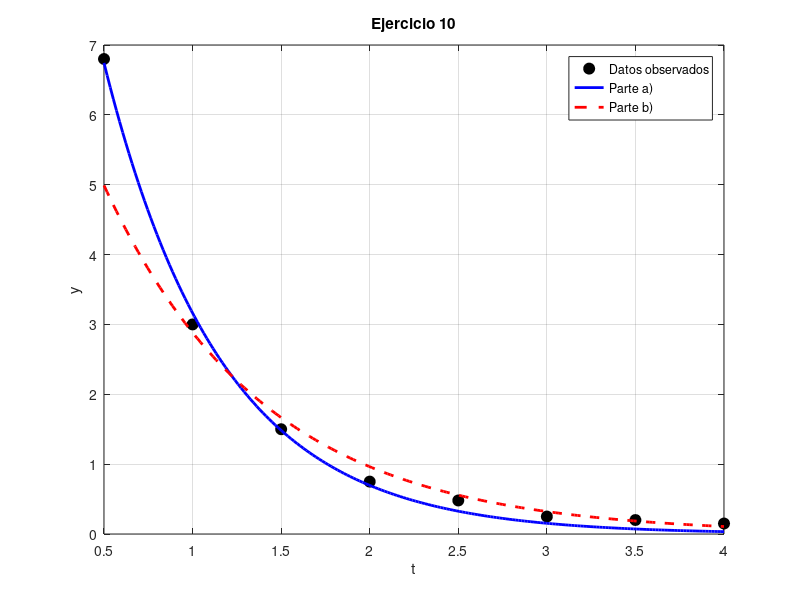

This chart was generated by the following MATLAB code:
t = [0.5; 1.0; 1.5; 2.0; 2.5; 3.0; 3.5; 4.0];
y = [6.80; 3.00; 1.50; 0.75; 0.48; 0.25; 0.20; 0.15];
%Soluciones obtenidas
x1_a = 14.376629; x2_a = -1.513916;  %Parte a)
x1_b = 8.634952; x2_b = -1.096669; %Parte b)

y_a = x1_a * exp(x2_a * t);
y_b = x1_b * exp(x2_b * t);
res_a = norm(y - y_a, 2);
res_b = norm(y - y_b, 2);

fprintf('Residuos:\n');
fprintf('Parte a): %f\n', res_a);
fprintf('Parte b): %f\n', res_b);

%Gráfico
t_grid = linspace(0.5, 4.0, 200)';
figure;
%Dibujo
plot(t, y, 'ko', 'MarkerSize', 8, 'MarkerFaceColor', 'k', 'DisplayName', 'Datos observados'); hold on;
plot(t_grid, x1_a * exp(x2_a * t_grid), 'b-', 'LineWidth', 2, 'DisplayName', 'Parte a)');
plot(t_grid, x1_b * exp(x2_b * t_grid), 'r--', 'LineWidth', 2, 'DisplayName', 'Parte b)');
%Formato del gráfico
grid on;
xlabel('t');
ylabel('y');
title('Ejercicio 10');
legend('Location', 'northeast');
